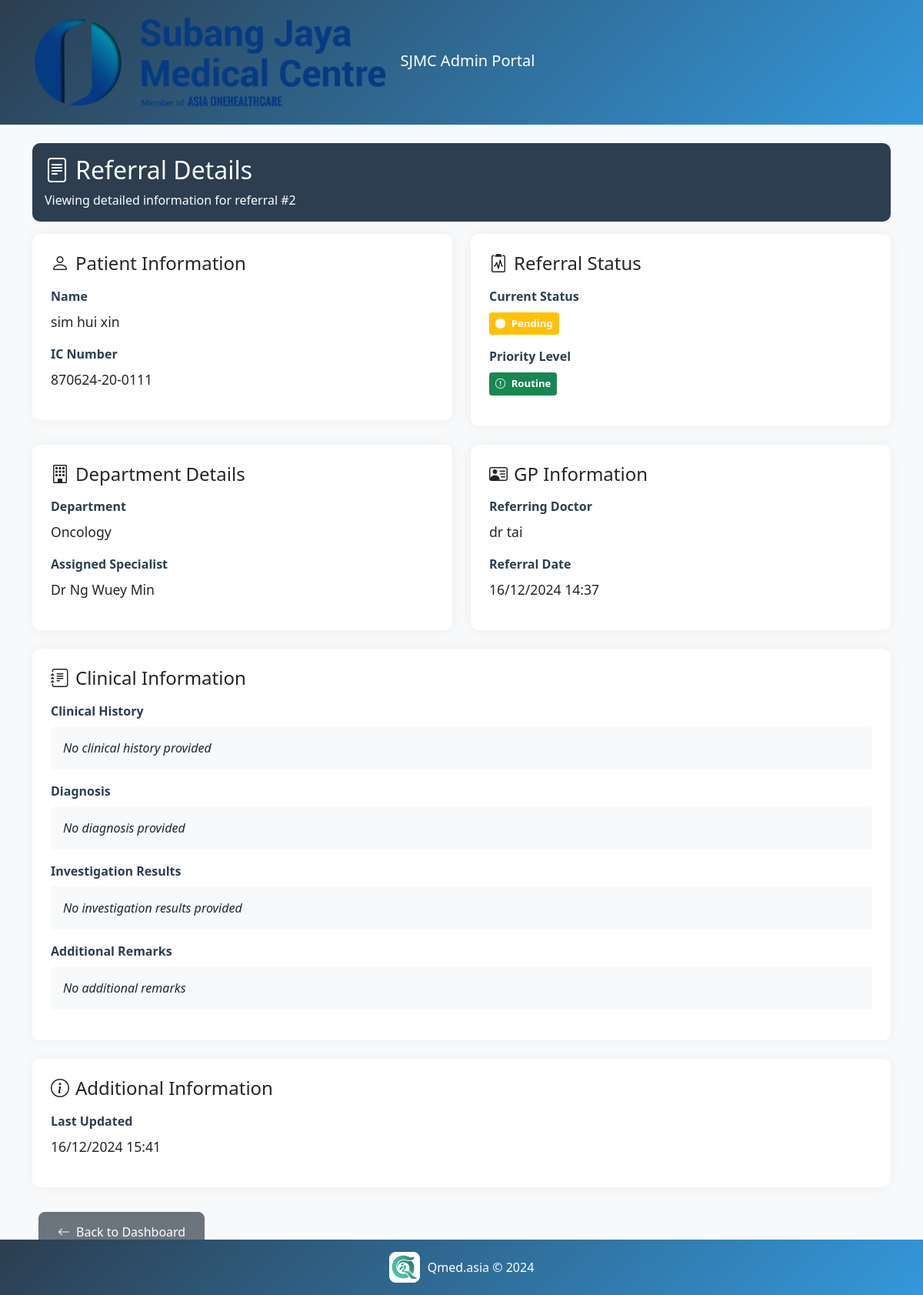
Screenshot of /view_referral.php?id=2 (signed in) with the database file from the repository.
### tables this page shows
CREATE TABLE `referrals` (
  `id` int NOT NULL AUTO_INCREMENT,
  `patient_id` int NOT NULL,
  `referring_gp_id` int NOT NULL,
  `department_id` int NOT NULL,
  `priority_level` enum('routine','urgent','emergency') NOT NULL,
  `status` enum('pending','approved','rejected','completed','no_show') NOT NULL DEFAULT 'pending',
  `created_at` timestamp NULL DEFAULT CURRENT_TIMESTAMP,
  `updated_at` timestamp NULL DEFAULT CURRENT_TIMESTAMP ON UPDATE CURRENT_TIMESTAMP,
  `specialist_id` int DEFAULT NULL,
  `referral_letter_path` varchar(255) DEFAULT NULL COMMENT 'Path to stored referral letter file',
  `payment_mode` varchar(20) NOT NULL,
  `clinical_history` text,
  `diagnosis` text,
  `investigation_results` text,
  `remarks` text,
  `no_show_date` timestamp NULL DEFAULT NULL,
  PRIMARY KEY (`id`),
  KEY `patient_id` (`patient_id`),
  KEY `referring_gp_id` (`referring_gp_id`),
  KEY `department_id` (`department_id`),
  KEY `specialist_id` (`specialist_id`),
  CONSTRAINT `referrals_ibfk_1` FOREIGN KEY (`patient_id`) REFERENCES `patients` (`id`),
  CONSTRAINT `referrals_ibfk_2` FOREIGN KEY (`referring_gp_id`) REFERENCES `gp_doctors` (`id`),
  CONSTRAINT `referrals_ibfk_3` FOREIGN KEY (`department_id`) REFERENCES `departments` (`id`),
  CONSTRAINT `referrals_ibfk_4` FOREIGN KEY (`specialist_id`) REFERENCES `specialists` (`id`)
);

CREATE TABLE `patients` (
  `id` int NOT NULL AUTO_INCREMENT,
  `name` varchar(100) NOT NULL,
  `date_of_birth` date NOT NULL,
  `ic_number` varchar(14) NOT NULL,
  `contact_number` varchar(20) DEFAULT NULL,
  `email` varchar(100) DEFAULT NULL,
  `address` text,
  `created_at` timestamp NULL DEFAULT CURRENT_TIMESTAMP,
  PRIMARY KEY (`id`)
);

CREATE TABLE `departments` (
  `id` int NOT NULL AUTO_INCREMENT,
  `name` varchar(100) NOT NULL,
  `description` text,
  `status` enum('active','inactive') DEFAULT 'active',
  `created_at` timestamp NULL DEFAULT CURRENT_TIMESTAMP,
  `updated_at` timestamp NULL DEFAULT CURRENT_TIMESTAMP ON UPDATE CURRENT_TIMESTAMP,
  PRIMARY KEY (`id`)
);

CREATE TABLE `specialists` (
  `id` int NOT NULL AUTO_INCREMENT,
  `nsr_number` varchar(20) DEFAULT NULL,
  `name` varchar(100) NOT NULL,
  `department_id` int DEFAULT NULL,
  `specialization` varchar(100) DEFAULT NULL,
  `email` varchar(100) DEFAULT NULL,
  `phone` varchar(20) DEFAULT NULL,
  `status` enum('active','inactive') DEFAULT 'active',
  `created_at` timestamp NULL DEFAULT CURRENT_TIMESTAMP,
  `updated_at` timestamp NULL DEFAULT CURRENT_TIMESTAMP ON UPDATE CURRENT_TIMESTAMP,
  `profile` text,
  `picture` varchar(255) DEFAULT NULL,
  `password` varchar(255) DEFAULT NULL,
  PRIMARY KEY (`id`),
  UNIQUE KEY `nsr_number` (`nsr_number`),
  UNIQUE KEY `email` (`email`),
  KEY `department_id` (`department_id`),
  CONSTRAINT `specialists_ibfk_1` FOREIGN KEY (`department_id`) REFERENCES `departments` (`id`)
);

CREATE TABLE `gp_doctors` (
  `id` int NOT NULL AUTO_INCREMENT,
  `gp_name` varchar(255) NOT NULL,
  `login` varchar(100) NOT NULL,
  `password` varchar(255) NOT NULL,
  `phone` varchar(20) NOT NULL,
  `certification` varchar(255) NOT NULL,
  `mmc_no` varchar(50) NOT NULL,
  `is_active` tinyint(1) DEFAULT '1',
  `clinic_id` int NOT NULL,
  `created_at` timestamp NULL DEFAULT CURRENT_TIMESTAMP,
  `updated_at` timestamp NULL DEFAULT CURRENT_TIMESTAMP ON UPDATE CURRENT_TIMESTAMP,
  PRIMARY KEY (`id`),
  UNIQUE KEY `login` (`login`),
  UNIQUE KEY `mmc_no` (`mmc_no`),
  KEY `idx_clinic` (`clinic_id`),
  CONSTRAINT `gp_doctors_ibfk_1` FOREIGN KEY (`clinic_id`) REFERENCES `clinics` (`id`)
);

### view_referral.php (the view, shortened to what this page needs)
<?php
require_once 'config/db.php';
try {
    $stmt = $db->prepare("SELECT r.*,
                         p.name as patient_name,
                         p.ic_number,
                         d.name as department_name,
                         g.gp_name,
                         s.name as specialist_name
                         FROM referrals r
                         LEFT JOIN patients p ON r.patient_id = p.id
                         LEFT JOIN departments d ON r.department_id = d.id
                         LEFT JOIN gp_doctors g ON r.referring_gp_id = g.id
                         LEFT JOIN specialists s ON r.specialist_id = s.id
                         WHERE r.id = ?");
    $stmt->execute([$_GET['id']]);
    $referral = $stmt->fetch(PDO::FETCH_ASSOC);
} catch(Exception $e) {
    $_SESSION['error'] = "Error loading referral: " . $e->getMessage();
    header("Location: index.php");
    exit();
}
?>
<!DOCTYPE html>
<html lang="en">
<head>
    <link href="https://cdn.jsdelivr.net/npm/bootstrap@5.1.3/dist/css/bootstrap.min.css" rel="stylesheet">
    <link href="https://cdn.jsdelivr.net/npm/bootstrap-icons@1.11.3/font/bootstrap-icons.css" rel="stylesheet">
</head>
<body>
    <nav class="navbar navbar-expand-lg navbar-dark">
        <div class="container">
            <a class="navbar-brand" href="index.php">
                <img src="uploads/sjmclogo.png" alt="SJMC Logo" style="height: 120px; margin-right: 10px;">
                SJMC Admin Portal
            </a>
        </div>
    </nav>
    <div class="container mt-4">
        <div class="section-header">
            <h2><i class="bi bi-file-text me-2"></i>Referral Details</h2>
            <p class="mb-0">Viewing detailed information for referral #<?php echo htmlspecialchars($referral['id']); ?></p>
        </div>
        <div class="row">
            <div class="col-md-6">
                <div class="info-group">
                    <h4 class="mb-3"><i class="bi bi-person me-2"></i>Patient Information</h4>
                    <div class="mb-3">
                        <div class="info-label">Name</div>
                        <div class="info-value"><?php echo htmlspecialchars($referral['patient_name']); ?></div>
                    </div>
                    <div class="mb-3">
                        <div class="info-label">IC Number</div>
                        <div class="info-value"><?php echo htmlspecialchars($referral['ic_number']); ?></div>
                    </div>
                </div>
            </div>
            <div class="col-md-6">
                <div class="info-group">
                    <h4 class="mb-3"><i class="bi bi-clipboard2-pulse me-2"></i>Referral Status</h4>
                    <div class="mb-3">
                        <div class="info-label">Current Status</div>
                        <div class="info-value">
                            <span class="badge bg-<?php echo getStatusColor($referral['status']); ?> p-2">
                                <i class="bi bi-circle-fill me-1"></i>
                                <?php echo ucfirst(htmlspecialchars($referral['status'])); ?>
                            </span>
                        </div>
                    </div>
                    <div class="mb-3">
                        <div class="info-label">Priority Level</div>
                        <div class="info-value">
                            <span class="badge bg-<?php echo getPriorityColor($referral['priority_level']); ?> p-2">
                                <i class="bi bi-exclamation-circle me-1"></i>
                                <?php echo ucfirst(htmlspecialchars($referral['priority_level'])); ?>
                            </span>
                        </div>
                    </div>
                </div>
            </div>
        </div>
        <div class="row">
            <div class="col-md-6">
                <div class="info-group">
                    <h4 class="mb-3"><i class="bi bi-building me-2"></i>Department Details</h4>
                    <div class="mb-3">
                        <div class="info-label">Department</div>
                        <div class="info-value"><?php echo htmlspecialchars($referral['department_name']); ?></div>
                    </div>
                    <div class="mb-3">
                        <div class="info-label">Assigned Specialist</div>
                        <div class="info-value"><?php echo htmlspecialchars($referral['specialist_name'] ?? 'Not Assigned'); ?></div>
                    </div>
                </div>
            </div>
            <div class="col-md-6">
                <div class="info-group">
                    <h4 class="mb-3"><i class="bi bi-person-vcard me-2"></i>GP Information</h4>
                    <div class="mb-3">
                        <div class="info-label">Referring Doctor</div>
                        <div class="info-value"><?php echo htmlspecialchars($referral['gp_name']); ?></div>
                    </div>
                    <div class="mb-3">
                        <div class="info-label">Referral Date</div>
                        <div class="info-value"><?php echo date('d/m/Y H:i', strtotime($referral['created_at'])); ?></div>
                    </div>
                </div>
            </div>
        </div>
        <div class="info-group">
            <h4 class="mb-3"><i class="bi bi-journal-text me-2"></i>Clinical Information</h4>
            <div class="mb-3">
                <div class="info-label">Clinical History</div>
                <div class="p-3 bg-light rounded">
                    <?php echo $referral['clinical_history'] ? nl2br(htmlspecialchars($referral['clinical_history'])) : '<em>No clinical history provided</em>'; ?>
                </div>
            </div>
            <div class="mb-3">
                <div class="info-label">Diagnosis</div>
                <div class="p-3 bg-light rounded">
                    <?php echo $referral['diagnosis'] ? nl2br(htmlspecialchars($referral['diagnosis'])) : '<em>No diagnosis provided</em>'; ?>
                </div>
            </div>
            <div class="mb-3">
                <div class="info-label">Investigation Results</div>
                <div class="p-3 bg-light rounded">
                    <?php echo $referral['investigation_results'] ? nl2br(htmlspecialchars($referral['investigation_results'])) : '<em>No investigation results provided</em>'; ?>
                </div>
            </div>
            <div class="mb-3">
                <div class="info-label">Additional Remarks</div>
                <div class="p-3 bg-light rounded">
                    <?php echo $referral['remarks'] ? nl2br(htmlspecialchars($referral['remarks'])) : '<em>No additional remarks</em>'; ?>
                </div>
            </div>
        </div>
        <div class="info-group">
            <h4 class="mb-3"><i class="bi bi-info-circle me-2"></i>Additional Information</h4>
            <div class="mb-3">
                <div class="info-label">Last Updated</div>
                <div class="info-value"><?php echo date('d/m/Y H:i', strtotime($referral['updated_at'])); ?></div>
            </div>
        </div>
        <div class="d-flex mb-5">
            <a href="index.php" class="btn btn-secondary btn-action">
                <i class="bi bi-arrow-left me-2"></i>Back to Dashboard
            </a>
        </div>
    </div>
    <nav class="bottom-nav">
        <div class="d-flex align-items-center justify-content-center">
            <img src="uploads/qmed_logo.png" alt="Logo" style="height: 40px; margin-right: 10px;">
            <span>Qmed.asia © 2024</span>
        </div>
    </nav>
</body>
</html>
<?php
function getStatusColor($status) {
    switch ($status) {
        case 'pending':
            return 'warning';
    }
}
function getPriorityColor($priority) {
    switch ($priority) {
        case 'routine':
            return 'success';
    }
}
?>

### view_referral.php (style rules this page uses)
:root { --primary-color: #2c3e50; --secondary-color: #3498db; }
body { background-color: #f8f9fa; font-family: 'Segoe UI', Tahoma, Geneva, Verdana, sans-serif; }
.navbar { background: linear-gradient(135deg, var(--primary-color), var(--secondary-color)); padding: 1rem 0; }
.section-header { background: var(--primary-color); color: white; padding: 1rem; border-radius: 10px; margin-bottom: 1rem; }
.info-group { background: #fff; padding: 1.5rem; border-radius: 10px; box-shadow: 0 0 15px rgba(0,0,0,0.05); margin-bottom: 1.5rem; }
.info-label { color: var(--primary-color); font-weight: 600; margin-bottom: 0.5rem; }
.info-value { font-size: 1.1rem; margin-bottom: 1rem; }
.bottom-nav { background: linear-gradient(135deg, var(--primary-color), var(--secondary-color)); color: white; padding: 1rem; position: fixed; bottom: 0; width: 100%; text-align: center; }
.btn-action { padding: 0.8rem 1.5rem; border-radius: 8px; font-weight: 500; margin: 0.5rem; }

### rows the page displays
referrals: id "2", patient.name "sim hui xin", patient.ic_number "870624-20-0111", status "Pending", priority_level "Routine", department.name "Oncology", specialist.name "Dr Ng Wuey Min", referring_gp.gp_name "dr tai", created_at "16/12/2024 14:37", updated_at "16/12/2024 15:41"
